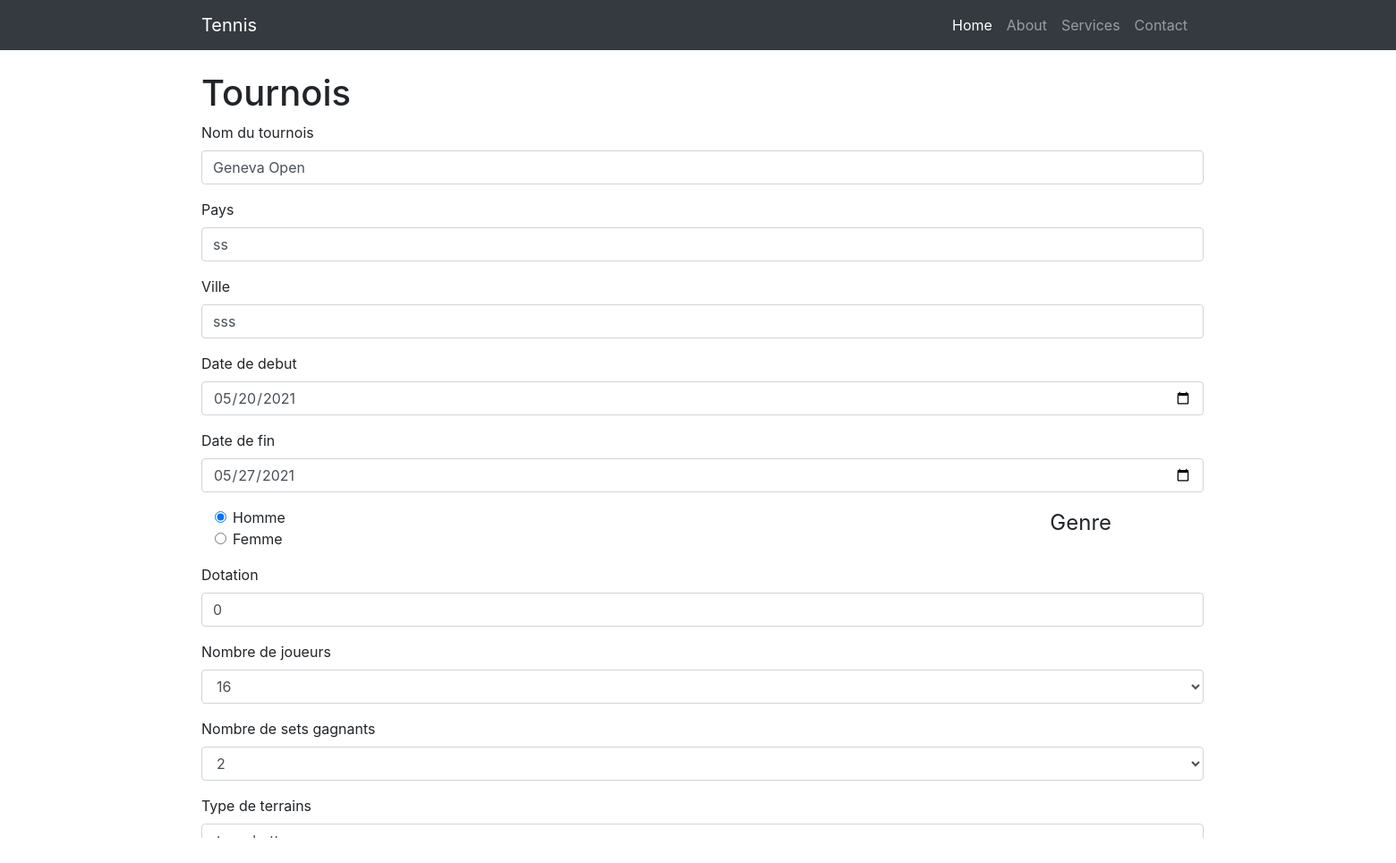
The app's page /programmation/tennis/modification.php?idTournois=24 with its own data.
### tables this page shows
CREATE TABLE `tournois` (
  `idTournois` int(11) NOT NULL AUTO_INCREMENT,
  `nom` varchar(100) NOT NULL,
  `pays` varchar(100) NOT NULL,
  `ville` varchar(100) NOT NULL,
  `dateDebut` date NOT NULL,
  `dateFin` date NOT NULL,
  `idCategorie` int(11) NOT NULL,
  PRIMARY KEY (`idTournois`),
  KEY `idCategorie` (`idCategorie`),
  CONSTRAINT `tournois_ibfk_1` FOREIGN KEY (`idCategorie`) REFERENCES `categories` (`idCategorie`)
);

CREATE TABLE `categories` (
  `idCategorie` int(11) NOT NULL AUTO_INCREMENT,
  `genre` tinyint(1) NOT NULL,
  `dotation` int(11) NOT NULL,
  `idSurface` int(11) NOT NULL,
  `idType` int(11) NOT NULL,
  `jeuDecisif` tinyint(1) NOT NULL,
  `nbSets` tinyint(4) NOT NULL,
  `nbParticipants` tinyint(4) NOT NULL,
  PRIMARY KEY (`idCategorie`),
  KEY `idSurface` (`idSurface`),
  KEY `idType` (`idType`),
  CONSTRAINT `categories_ibfk_1` FOREIGN KEY (`idSurface`) REFERENCES `surfaces` (`idSurface`),
  CONSTRAINT `categories_ibfk_2` FOREIGN KEY (`idType`) REFERENCES `types` (`idType`)
);

CREATE TABLE `surfaces` (
  `idSurface` int(10) NOT NULL AUTO_INCREMENT,
  `nom` varchar(45) NOT NULL,
  PRIMARY KEY (`idSurface`)
);

### programmation/tennis/asset/php/database.php (called while the page is built, shortened)
<?php
function tennis_database()
{
  static $dbc = null;
  if ($dbc == null) {
    try {
      $dbc = new PDO('mysql:host=' . HOST . ';dbname=' . DBNAME, DBUSER, DBPWD, array(
        PDO::MYSQL_ATTR_INIT_COMMAND => "SET NAMES utf8",
        PDO::ATTR_PERSISTENT => true
      ));
    }
    catch (Exception $e) {
      echo 'Erreur : ' . $e->getMessage() . '<br />';
      echo 'N° : ' . $e->getCode();
      die('Could not connect to MySQL');
    }
  }
  return $dbc;
}

### programmation/tennis/asset/php/function.inc.php (called while the page is built, shortened)
<?php
function getSurface()
{
  static $ps = null;
  $sql = 'SELECT idSurface, nom';
  $sql .= ' FROM tennis_tpi.surfaces';
  if ($ps == null) {
    $ps = tennis_database()->prepare($sql);
  }
  $answer = false;
  try {
    if ($ps->execute())
      $answer = $ps->fetchAll(PDO::FETCH_ASSOC);
  } catch (PDOException $e) {
    echo $e->getMessage();
  }
  return $answer;
}
function getTournoisType()
{
  static $ps = null;
  $sql = 'SELECT idType, nom';
  $sql .= ' FROM tennis_tpi.types';
  if ($ps == null) {
    $ps = tennis_database()->prepare($sql);
  }
  $answer = false;
  try {
    if ($ps->execute())
      $answer = $ps->fetchAll(PDO::FETCH_ASSOC);
  } catch (PDOException $e) {
    echo $e->getMessage();
  }
  return $answer;
}
function recupCategorieInfoById($idCategorie)
{
  static $ps = null;
  $sql = 'SELECT idCategorie, genre, dotation, idSurface, idType, jeuDecisif, nbSets, nbParticipants FROM tennis_tpi.categories';
  $sql .= ' WHERE idCategorie = :ID_CATEGORIE';
  if ($ps == null) {
    $ps = tennis_database()->prepare($sql);
  }
  $answer = false;
  try {
    $ps->bindParam(':ID_CATEGORIE', $idCategorie, PDO::PARAM_INT);
    if ($ps->execute())
      $answer = $ps->fetch(PDO::FETCH_ASSOC);
  } catch (PDOException $e) {
    echo $e->getMessage();
  }
  return $answer;
}
function recupTournoisInfoById($idTournois)
{
  static $ps = null;
  $sql = 'SELECT idTournois, nom, pays, ville, dateDebut, dateFin, idCategorie FROM tennis_tpi.tournois';
  $sql .= ' WHERE idTournois = :ID_TOURNOIS';
  if ($ps == null) {
    $ps = tennis_database()->prepare($sql);
  }
  $answer = false;
  try {
    $ps->bindParam(':ID_TOURNOIS', $idTournois, PDO::PARAM_INT);
    if ($ps->execute())
      $answer = $ps->fetch(PDO::FETCH_ASSOC);
  } catch (PDOException $e) {
    echo $e->getMessage();
  }
  return $answer;
}

### programmation/tennis/modification.php (the view, shortened to what this page needs)
<?php
$cheminIndex = "index.php";
$nbJoueurs = [16, 32];
$nbSets = [2, 3];
$getSurface = getSurface();
$idTournois = filter_input(INPUT_GET, 'idTournois', FILTER_VALIDATE_INT);
$tournois = recupTournoisInfoById($idTournois);
$categorie = recupCategorieInfoById($tournois['idCategorie']);
?>
<!DOCTYPE html>
<html lang="en">
<head>
    <link href="asset/css/styles.css" rel="stylesheet" />
</head>
<body>
    <nav class="navbar navbar-expand-lg navbar-dark bg-dark">
        <div class="container">
            <a class="navbar-brand" href=<?=$cheminIndex?>>Tennis</a>
            <div class="collapse navbar-collapse" id="navbarResponsive">
                <ul class="navbar-nav ml-auto">
                    <li class="nav-item active">
                        <a class="nav-link" href="#!">
                            Home
                        </a>
                    </li>
                    <li class="nav-item"><a class="nav-link" href="#!">About</a></li>
                    <li class="nav-item"><a class="nav-link" href="#!">Services</a></li>
                    <li class="nav-item"><a class="nav-link" href="#!">Contact</a></li>
                </ul>
            </div>
        </div>
    </nav>
    <div class="container">
        <div class="row">
            <div class="col-lg-8">
                <h1 class="mt-4">Tournois</h1>
                <div class="mainCreate">
                    <form action method="POST">
                        <div class="form-group">
                            <label for="formGroupExampleInput">Nom du tournois</label>
                            <input type="text" class="form-control" name="nomTournois" placeholder="Geneva Open" value="<?= $tournois['nom'] ?>" required >
                        </div>
                        <div class="form-group">
                            <label for="formGroupExampleInput2">Pays</label>
                            <input type="text" class="form-control" name="nomPays" placeholder="Suisse" value=<?= $tournois['pays'] ?> required>
                        </div>
                        <div class="form-group">
                            <label for="formGroupExampleInput2">Ville</label>
                            <input type="text" class="form-control" name="nomVille" placeholder="Genève" value=<?= $tournois['ville'] ?> required>
                        </div>
                        <div class="form-group">
                            <label for="formGroupExampleInput2">Date de debut</label>
                            <input class="form-control" type="date" name="dateDebut" value=<?=$tournois['dateDebut']?>>
                        </div>
                        <div class="form-group">
                            <label for="formGroupExampleInput2">Date de fin</label>
                            <input class="form-control" type="date" name="dateFin" value=<?= $tournois['dateFin']?>>
                        </div>
                        <fieldset class="form-group ">
                            <legend class="col-form-legend col-sm-2">Genre</legend>
                            <div class="col-sm-10">
                                <div class="form-check">
                                    <label class="form-check-label">
                                        <input class="form-check-input" type="radio" name="genreTournois" value="1" <?= $categorie['genre'] == '1' ? "checked" : "" ?>>
                                        Homme
                                    </label>
                                </div>
                                <div class="form-check">
                                    <label class="form-check-label">
                                        <input class="form-check-input" type="radio" name="genreTournois" value="0" <?= $categorie['genre'] == '0' ? "checked" : "" ?> required>
                                        Femme
                                    </label>
                                </div>
                            </div>
                        </fieldset>
                        <div class="form-group">
                            <label for="formGroupExampleInput2">Dotation</label>
                            <input class="form-control" type="dotation" value=<?= $categorie['dotation']?> name="dotation">
                        </div>
                        <div class="form-group">
                            <label for="exampleSelect1">Nombre de joueurs</label>
                            <select class="form-control" name="nbJoueurs">
                                <?php
                                foreach ($nbJoueurs as $joueurs) {
                                    echo "<option value='$joueurs'". ($categorie['nbParticipants'] == $joueurs ? "selected=''" : " ") .">$joueurs</option>";
                                }
                                ?>
                            </select>
                        </div>
                        <div class="form-group">
                            <label for="exampleSelect1">Nombre de sets gagnants</label>
                            <select class="form-control" name="nbSets">
                            <?php
                                foreach ($nbSets as $sets) {
                                    echo "<option value='$sets'". (intval($categorie['nbSets']) == $sets ? "selected=''" : " ") .">$sets</option>";
                                }
                                ?>
                            </select>
                        </div>
                        <div class="form-group">
                            <label for="exampleSelect1">Type de terrains</label>
                            <select class="form-control" name="surface">
                                <?php
                                foreach ($getSurface as $surface) {
                                    echo "<option value='" . $surface['idSurface'] . "'". ($categorie['idSurface'] == $surface['idSurface'] ? "selected=''" : " ") .">" . $surface["nom"] . "</option>";
                                }
                                ?>
                            </select>
                        </div>
                    </form>
                </div>
            </div>
        </div>
    </div>
</body>
</html>

### records on screen
tournois: nomTournois "Geneva Open", nomPays "ss", nomVille "sss", dateDebut "05/20/2021", dateFin "05/27/2021"
categories: genre "☑ Homme", genre "☐ Femme", dotation "0", nbJoueurs "16", nbSets "2", surface "terre battue"
